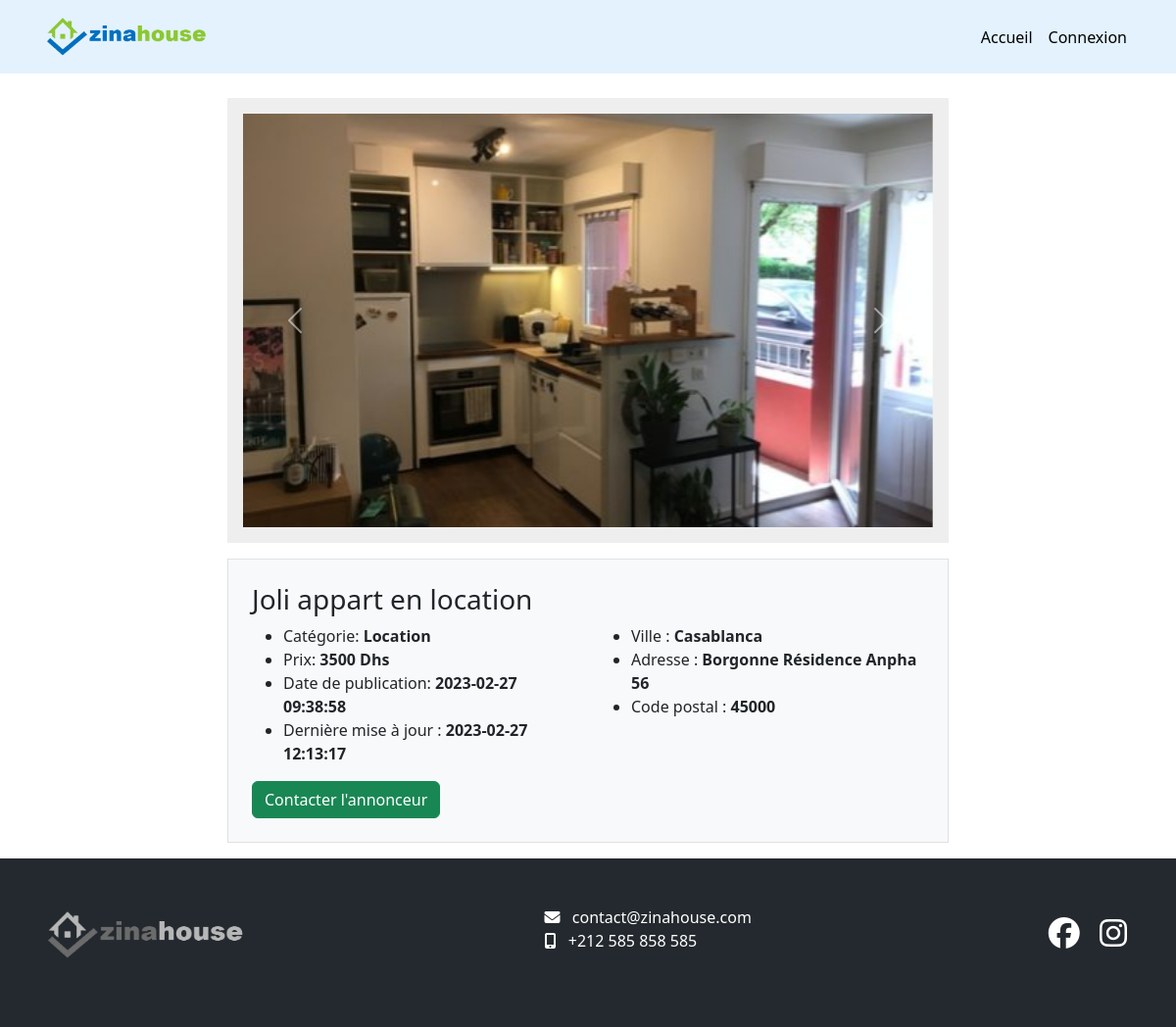
Page /details/?id=8 on the committed database.
### tables this page shows
CREATE TABLE `image` (
  `id` int(11) NOT NULL,
  `file_name` varchar(400) DEFAULT NULL,
  `type` varchar(50) DEFAULT NULL,
  `announcement_id` int(11) NOT NULL,
  `created_at` datetime DEFAULT NULL,
  `updated_at` datetime DEFAULT NULL
);

CREATE TABLE `announcement` (
  `id` int(11) NOT NULL,
  `client_id` int(11) NOT NULL,
  `title` varchar(250) NOT NULL,
  `price` int(11) NOT NULL,
  `category` varchar(50) NOT NULL,
  `type` varchar(50) NOT NULL,
  `superficie` int(11) NOT NULL,
  `address` varchar(250) NOT NULL,
  `postal_code` varchar(10) NOT NULL,
  `city` varchar(100) NOT NULL,
  `created_at` datetime NOT NULL,
  `updated_at` datetime NOT NULL
);

### pages/details.php (called while the page is built)
<?php
$errors = [];
$announcement = [];
$images = [];
if (isset($_GET["id"])) {
	$id = $_GET["id"];
	$inst = $pdo->prepare("SELECT announcement.*, client.phone FROM `announcement` join client on announcement.client_id = client.id WHERE  announcement.id = $id ");
	$inst->execute();
	$announcement = $inst->fetch(PDO::FETCH_ASSOC);
	$inst = $pdo->prepare("SELECT file_name, type FROM `image` WHERE  announcement_id = $id ");
	$inst->execute();
	$images = $inst->fetchAll(PDO::FETCH_ASSOC);
} else {
	$errors[] = 'Aucune donnée.';
}
require_with('templates/details.html.php', [
	'errors' => $errors,
	'announcement' => $announcement,
	'images' => $images
]);

### includes/_functions.php (called while the page is built, shortened)
<?php
function require_with($pg, $vars = [])
{
	extract($vars);
	require $pg;
}

### templates/details.html.php (the view, shortened to what this page needs)
<?php if ($errors) : ?>
	<div class="container">
		<div class="row my-5 text-center">
			<div class="col-lg-8 m-auto">
				Aucune donnée.
			</div>
		</div>
	</div>
<?php else : ?>
	<div class="container">
		<div class="row mt-5">
			<div class="col-lg-8 m-auto">
				<div id="carouselExampleControls" class="carousel slide" data-bs-ride="carousel">
					<div class="p-3" style="background-color: #eee;">
						<div class="carousel-inner">
							<?php foreach ($images as $k => $image) : ?>
								<div class="carousel-item <?php echo ($image['type'] == 'primary') ? 'active' : '' ?>">
									<img class="d-block w-100" src="/uploads/<?php echo $image["file_name"]; ?>">
								</div>
							<?php endforeach ?>
							<button class="carousel-control-prev" type="button" data-bs-target="#carouselExampleControls" data-bs-slide="prev">
								<span class="carousel-control-prev-icon" aria-hidden="true"></span>
							</button>
							<button class="carousel-control-next" type="button" data-bs-target="#carouselExampleControls" data-bs-slide="next">
								<span class="carousel-control-next-icon" aria-hidden="true"></span>
							</button>
						</div>
					</div>
				</div>
			</div>
		</div>
		<div class="row">
			<div class="col-lg-8 m-auto">
				<div class="bg-light mt-3 p-4 border mb-3">
					<h3 class=""><?php echo $announcement['title']  ?></h3>
					<div class="row">
						<div class="col-lg-6">
							<ul>
								<li>Catégorie: <strong><?php echo $announcement['category']  ?> </strong></li>
								<li>Prix: <strong><?php echo $announcement['price']  ?> Dhs </strong></li>
								<li>Date de publication: <strong><?php echo $announcement['created_at']  ?> </strong></li>
								<li>Dernière mise à jour : <strong><?php echo $announcement['updated_at']  ?></strong></li>
							</ul>
						</div>
						<div class="col-lg-6">
							<ul>
								<li>Ville : <strong><?php echo $announcement['city']  ?></strong></li>
								<li>Adresse : <strong><?php echo $announcement['address']  ?></strong></li>
								<li>Code postal : <strong><?php echo $announcement['postal_code']  ?></strong></li>
							</ul>
						</div>
					</div>
					<div class="row">
						<div class="col">
							<button type="button" class="btn btn-success" data-bs-toggle="modal" data-bs-target="#exampleModal">
								Contacter l'annonceur
							</button>
						</div>
					</div>
				</div>
			</div>
		</div>
	</div>
<?php endif; ?>

### css/main1.css (style rules this page uses)
html, body { margin: 0; padding: 0; }

### rows in the picture
image: file_name (picture)
announcement: title "Joli appart en location", category "Location", price "3500", created_at "2023-02-27 09:38:58", updated_at "2023-02-27 12:13:17", city "Casablanca", address "Borgonne Résidence Anpha 56", postal_code "45000"
